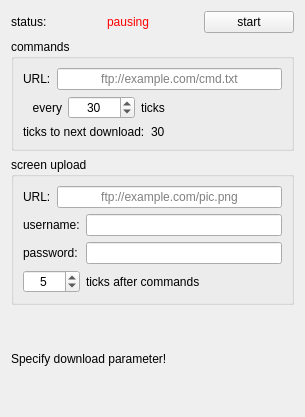
<?xml version="1.0" encoding="UTF-8"?>
<ui version="4.0">
 <class>networkRemoteWindow</class>
 <widget class="QWidget" name="networkRemoteWindow">
  <property name="geometry">
   <rect>
    <x>0</x>
    <y>0</y>
    <width>305</width>
    <height>417</height>
   </rect>
  </property>
  <property name="windowTitle">
   <string>network remote</string>
  </property>
  <layout class="QGridLayout" name="gridLayout_3">
   <item row="0" column="0">
    <widget class="QLabel" name="lbl_status_lbl">
     <property name="text">
      <string>status:</string>
     </property>
    </widget>
   </item>
   <item row="0" column="1">
    <widget class="QLabel" name="lbl_status">
     <property name="styleSheet">
      <string notr="true">color: red;</string>
     </property>
     <property name="text">
      <string>pausing</string>
     </property>
    </widget>
   </item>
   <item row="0" column="2">
    <widget class="QPushButton" name="btn_startStop">
     <property name="text">
      <string>start</string>
     </property>
    </widget>
   </item>
   <item row="1" column="0" colspan="3">
    <widget class="QGroupBox" name="grp_commands">
     <property name="title">
      <string>commands</string>
     </property>
     <layout class="QGridLayout" name="gridLayout_2">
      <item row="0" column="0">
       <widget class="QLabel" name="lbl_urlCmd_lbl">
        <property name="text">
         <string>URL:</string>
        </property>
       </widget>
      </item>
      <item row="0" column="1" colspan="4">
       <widget class="QLineEdit" name="txt_urlCmd">
        <property name="alignment">
         <set>Qt::AlignCenter</set>
        </property>
        <property name="placeholderText">
         <string>ftp://example.com/cmd.txt</string>
        </property>
       </widget>
      </item>
      <item row="1" column="0" colspan="2">
       <widget class="QLabel" name="lbl_checkCmd_lbl">
        <property name="text">
         <string>every</string>
        </property>
        <property name="alignment">
         <set>Qt::AlignRight|Qt::AlignTrailing|Qt::AlignVCenter</set>
        </property>
       </widget>
      </item>
      <item row="1" column="2">
       <widget class="QSpinBox" name="spb_ticksCmd">
        <property name="alignment">
         <set>Qt::AlignCenter</set>
        </property>
        <property name="minimum">
         <number>1</number>
        </property>
        <property name="maximum">
         <number>100000</number>
        </property>
        <property name="value">
         <number>30</number>
        </property>
       </widget>
      </item>
      <item row="1" column="3" colspan="2">
       <widget class="QLabel" name="lbl_ticksCmd">
        <property name="text">
         <string>ticks</string>
        </property>
       </widget>
      </item>
      <item row="2" column="0" colspan="4">
       <widget class="QLabel" name="lbl_ticksToNextCmd_lbl">
        <property name="text">
         <string>ticks to next download:</string>
        </property>
       </widget>
      </item>
      <item row="2" column="4">
       <widget class="QLabel" name="lbl_ticksToNextCmd">
        <property name="sizePolicy">
         <sizepolicy hsizetype="Expanding" vsizetype="Preferred">
          <horstretch>0</horstretch>
          <verstretch>0</verstretch>
         </sizepolicy>
        </property>
        <property name="text">
         <string>30</string>
        </property>
        <property name="alignment">
         <set>Qt::AlignLeading|Qt::AlignLeft|Qt::AlignVCenter</set>
        </property>
       </widget>
      </item>
     </layout>
    </widget>
   </item>
   <item row="2" column="0" colspan="3">
    <widget class="QGroupBox" name="grp_screenUpload">
     <property name="title">
      <string>screen upload</string>
     </property>
     <layout class="QGridLayout" name="gridLayout">
      <item row="0" column="0">
       <widget class="QLabel" name="lbl_urlUpload_lbl">
        <property name="text">
         <string>URL:</string>
        </property>
       </widget>
      </item>
      <item row="0" column="1" colspan="2">
       <widget class="QLineEdit" name="txt_urlUpload">
        <property name="alignment">
         <set>Qt::AlignCenter</set>
        </property>
        <property name="placeholderText">
         <string>ftp://example.com/pic.png</string>
        </property>
       </widget>
      </item>
      <item row="1" column="0" colspan="2">
       <widget class="QLabel" name="lbl_usernameUpload_lbl">
        <property name="text">
         <string>username:</string>
        </property>
       </widget>
      </item>
      <item row="1" column="2">
       <widget class="QLineEdit" name="txt_usernameUpload">
        <property name="alignment">
         <set>Qt::AlignCenter</set>
        </property>
        <property name="placeholderText">
         <string/>
        </property>
       </widget>
      </item>
      <item row="2" column="0" colspan="2">
       <widget class="QLabel" name="lbl_passwordUpload_lbl">
        <property name="text">
         <string>password:</string>
        </property>
       </widget>
      </item>
      <item row="2" column="2">
       <widget class="QLineEdit" name="txt_passwordUpload">
        <property name="text">
         <string/>
        </property>
        <property name="echoMode">
         <enum>QLineEdit::Password</enum>
        </property>
        <property name="alignment">
         <set>Qt::AlignCenter</set>
        </property>
       </widget>
      </item>
      <item row="3" column="0" colspan="2">
       <widget class="QSpinBox" name="spb_ticksUpload">
        <property name="alignment">
         <set>Qt::AlignCenter</set>
        </property>
        <property name="minimum">
         <number>1</number>
        </property>
        <property name="maximum">
         <number>1000</number>
        </property>
        <property name="value">
         <number>5</number>
        </property>
       </widget>
      </item>
      <item row="3" column="2">
       <widget class="QLabel" name="lbl_ticksUpload">
        <property name="text">
         <string>ticks after commands</string>
        </property>
       </widget>
      </item>
     </layout>
    </widget>
   </item>
   <item row="3" column="0" colspan="3">
    <widget class="QLabel" name="lbl_info">
     <property name="text">
      <string>Specify download parameter!</string>
     </property>
     <property name="wordWrap">
      <bool>true</bool>
     </property>
    </widget>
   </item>
  </layout>
 </widget>
 <tabstops>
  <tabstop>btn_startStop</tabstop>
  <tabstop>txt_urlCmd</tabstop>
  <tabstop>spb_ticksCmd</tabstop>
  <tabstop>txt_urlUpload</tabstop>
  <tabstop>txt_usernameUpload</tabstop>
  <tabstop>txt_passwordUpload</tabstop>
  <tabstop>spb_ticksUpload</tabstop>
 </tabstops>
 <resources/>
 <connections/>
</ui>
